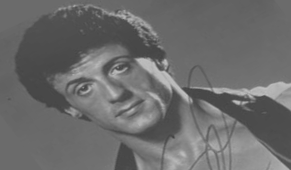
#> input picture Oblig1/portrett.png, 291 x 170 px
$ python 2.py
#> lines starting #> are read from the running program, lines starting #| are printed output that depends on the picture; long printed decimals are rounded
### Oblig1/a0.py
from imageio import imread
import matplotlib.pyplot as plt
import numpy as np
import math

def lagHistogram(f):
    array = [0] * G
    for i in range(N):
        for j in range(M):
            value = round(f[i,j])
            if(value in range(0, G-1)):
                array[value] = array[value]+1
    y_pos = np.arange(len(array))
    return array

def normalisertHist(hist):
    tot = sum(hist)
    p = hist.copy()
    for i in range(len(p)):
        p[i] = hist[i]/tot
    return p

def finnMiddelverdi(f):
    return np.median(f)

def finnStd(f):
    return np.sqrt(np.var(f))


def transformasjon(m, s, m_t, s_t):
    t = np.zeros(G)
    for i in range(G):
        t[i] = m_t+(i-m)*(s_t/s)
    return t

def utforTransformasjon(f, t):
    f_out = np.zeros((N,M))
    for i in range(N):
        for j in range(M):
            f_out[i,j] = t[int(f[i,j])]
    return f_out

f = imread('portrett.png', as_gray=True)
#> f is the input picture: shape (170, 291) float32; min 66, max 196, mean 107.7
N,M = f.shape
#> N = 170; M = 291
G = 256


def standardiser_kontrast(f):
    h = lagHistogram(f)
    n = normalisertHist(h)
    middelverdi = finnMiddelverdi(f)
    std = finnStd(f)
    print(middelverdi, std)
    #ønsket middelverdi og standardavvik
    middelverdi_t = 127
    std_t = 64
    #transformasjonen
    t = transformasjon(middelverdi, std, middelverdi_t, std_t)

    #Bilde etter transformasjon
    f_ny = utforTransformasjon(f,t)

    h_ny = lagHistogram(f_ny)
    n_ny = normalisertHist(h_ny)
    middelverdi_ny = finnMiddelverdi(f_ny)
    std_ny = finnStd(f_ny)
    return f_ny


#print(middelverdi_ny, std_ny)
"""y_pos = np.arange(G)


fig1, (ax1, ax2) = plt.subplots(2)
ax1.imshow(f, cmap="gray", vmin=0, vmax=255)
ax2.bar(y_pos, h)

fig2, (ax1, ax2) = plt.subplots(2)
ax1.imshow(f_ny, cmap="gray", vmin=0, vmax=255)
ax2.bar(y_pos, h_ny)

plt.show()
"""

### Oblig1/2.py
from imageio import imread
import matplotlib.pyplot as plt
import numpy as np
from math import *
from a0 import standardiser_kontrast

f = imread('portrett.png', as_gray=True)
maske = imread('geometrimaske.png', as_gray=True)
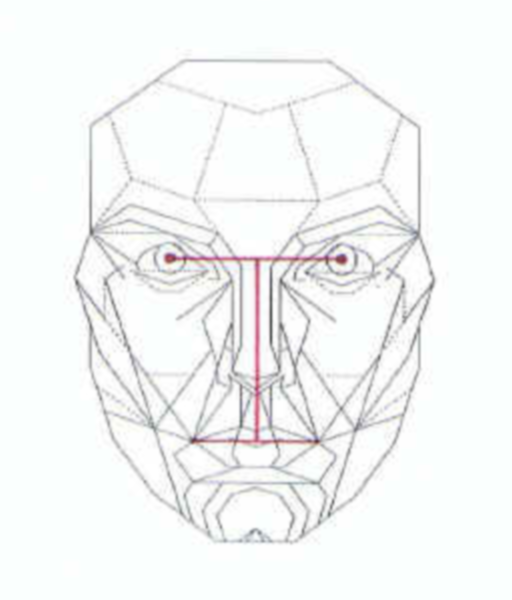
#> input picture Oblig1/geometrimaske.png, 512 x 600 px
#> maske: shape (600, 512) float32; min 68.32, max 255, mean 245.5
N, M = f.shape
N2, M2 = maske.shape
#> N2 = 600; M2 = 512

"""
dx, dy = 0, 0
translate = np.array([[1, 0, dx], [0, 1, dy], [0, 0, 1]])

theta = radians(-15)
rotate = np.array([[cos(theta), -sin(theta), 0], [sin(theta), cos(theta), 0], [0, 0, 1]])

cx, cy = N2/N, M2/M
scale = np.array([[cx, 0, 0], [0, cy, 0], [0, 0, 1]])

rot_scale = rotate.dot(scale)
T = rot_scale.dot(translate)
"""
# Fant verdiene ved å se på matplotlib og se koordinatene
# Høyre øye, venstre øye, høyre munnvik, venstre munnvik
x1, x2, x3, x4 = 118, 84, 142, 115
y1, y2, y3, y4 =  67, 88, 100, 116
x1_t, x2_t, x3_t, x4_t = 342, 166, 317, 192
y1_t, y2_t, y3_t, y4_t =  258, 258, 440, 440
# Setter sammen G og d for å finne a og b til rotasjonsmatrisen
#G = np.array([[x1, y1, 1], [x2, y2, 1], [x3, y3, 1], [x4, y4, 1]])
G = np.array([[y1, x1, 1], [y2, x2, 1], [y3, x3, 1], [y4, x4, 1]])
d1 = np.array([[x1_t], [x2_t], [x3_t], [x4_t]])
d2 = np.array([[y1_t], [y2_t], [y3_t], [y4_t]])
m = G.T.dot(G)
m = np.linalg.inv(m).dot(G.T)
# Sette sammen rotasjonsmatrisen:
a = m.dot(d1)
b = m.dot(d2)
T = np.array([np.ravel(b), np.ravel(a), [0, 0, 1]])
print(T)

def NN_interpolation(pixel):
    pass

def BL_interpolation(pixel):
    pass

def forwards_mapping(f, T):
    f_out = np.zeros((N2,M2))
    for i in range(N):
        for j in range(M):
            vec_in = np.array([i, j, 1])
            vec_out = T.dot(vec_in)
            x = int(vec_out[0])
            y = int(vec_out[1])
            if x in range(N2) and y in range(M2):
                f_out[x, y] = f[i, j]
    return f_out

def backwards_mapping_NM(f_in, transform):

    f_out = np.zeros((N2,M2))

    for i in range(N2):
        for j in range(M2):
            vec_in = np.array([i, j, 1])
            vec_out = np.dot(transform, vec_in)
            x = int(vec_out[0])
            y = int(vec_out[1])
            if (x in range(N) and y in range(M)):
                f_out[i, j] = f_in[x, y]
    return f_out

# Viser de forskjellige bildene med standardisert kontrast fra oppgave 1.1
plt.figure()
f = standardiser_kontrast(f)
#> after the loop in lagHistogram, `for i in range(N):`: array = 256 values, max 4364 at index 107, min 0 at index 0, mean 193.2
#> in lagHistogram, `y_pos = np.arange(len(array))`: y_pos = 256 values from 0 to 255
#> in standardiser_kontrast, `h = lagHistogram(f)`: h has the same summary as array in lagHistogram
#> in normalisertHist, `tot = sum(hist)`: tot = 49470
#> in normalisertHist, `p = hist.copy()`: p has the same summary as array in lagHistogram
#> after the loop in normalisertHist, `for i in range(len(p)):`: p = 256 values, max 0.0882 at index 107, min 0 at index 0, mean 0.00391
#> in standardiser_kontrast, `n = normalisertHist(h)`: n has the same summary as p in normalisertHist
#> in standardiser_kontrast, `middelverdi = finnMiddelverdi(f)`: middelverdi = 106
#> in standardiser_kontrast, `std = finnStd(f)`: std = 24.82
#| 106.0 24.816
#> after the loop in transformasjon, `for i in range(G):`: t = 256 values from -146.4 to 511.3
#> after the loop in utforTransformasjon, `for i in range(N):`:
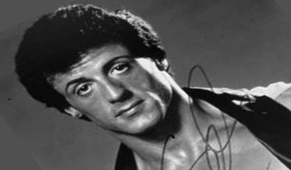
#> f_out: shape (170, 291) float64; min 23.84, max 359.1, mean 131.5; drawn with min black and max white
#> in standardiser_kontrast, `h_ny = lagHistogram(f_ny)`: h_ny = 256 values, max 4364 at index 130, min 0 at index 0, mean 183
#> in standardiser_kontrast, `n_ny = normalisertHist(h_ny)`: n_ny = 256 values, max 0.0932 at index 130, min 0 at index 0, mean 0.00391
#> in standardiser_kontrast, `middelverdi_ny = finnMiddelverdi(f_ny)`: middelverdi_ny = 127
#> in standardiser_kontrast, `std_ny = finnStd(f_ny)`: std_ny = 64
f_forlengs = forwards_mapping(f, T)
#> after the loop in forwards_mapping, `for i in range(N):`:
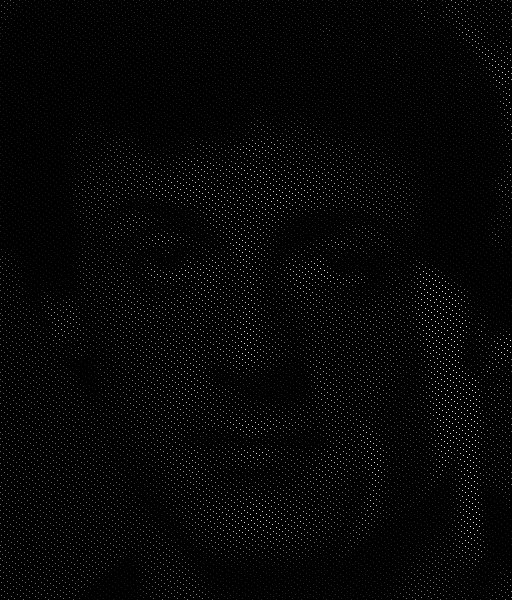
#> f_out: shape (600, 512) float64; min 0, max 359.1, mean 6.7; drawn with min black and max white
f_baklengs = backwards_mapping_NM(f, T)
#> after the loop in backwards_mapping_NM, `for i in range(N2):`:
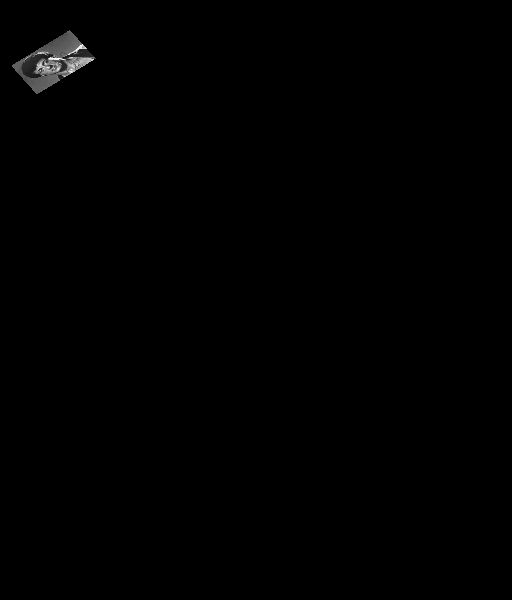
#> f_out: shape (600, 512) float64; min 0, max 341.1, mean 1.1; drawn with min black and max white
plt.imshow(maske)
plt.imshow(f_forlengs, cmap="gray", alpha = 1)
plt.title('Forlengs mapping')
plt.figure()
plt.imshow(f_baklengs, cmap="gray", alpha = 1)
plt.title('baklengs mapping')

plt.show()
